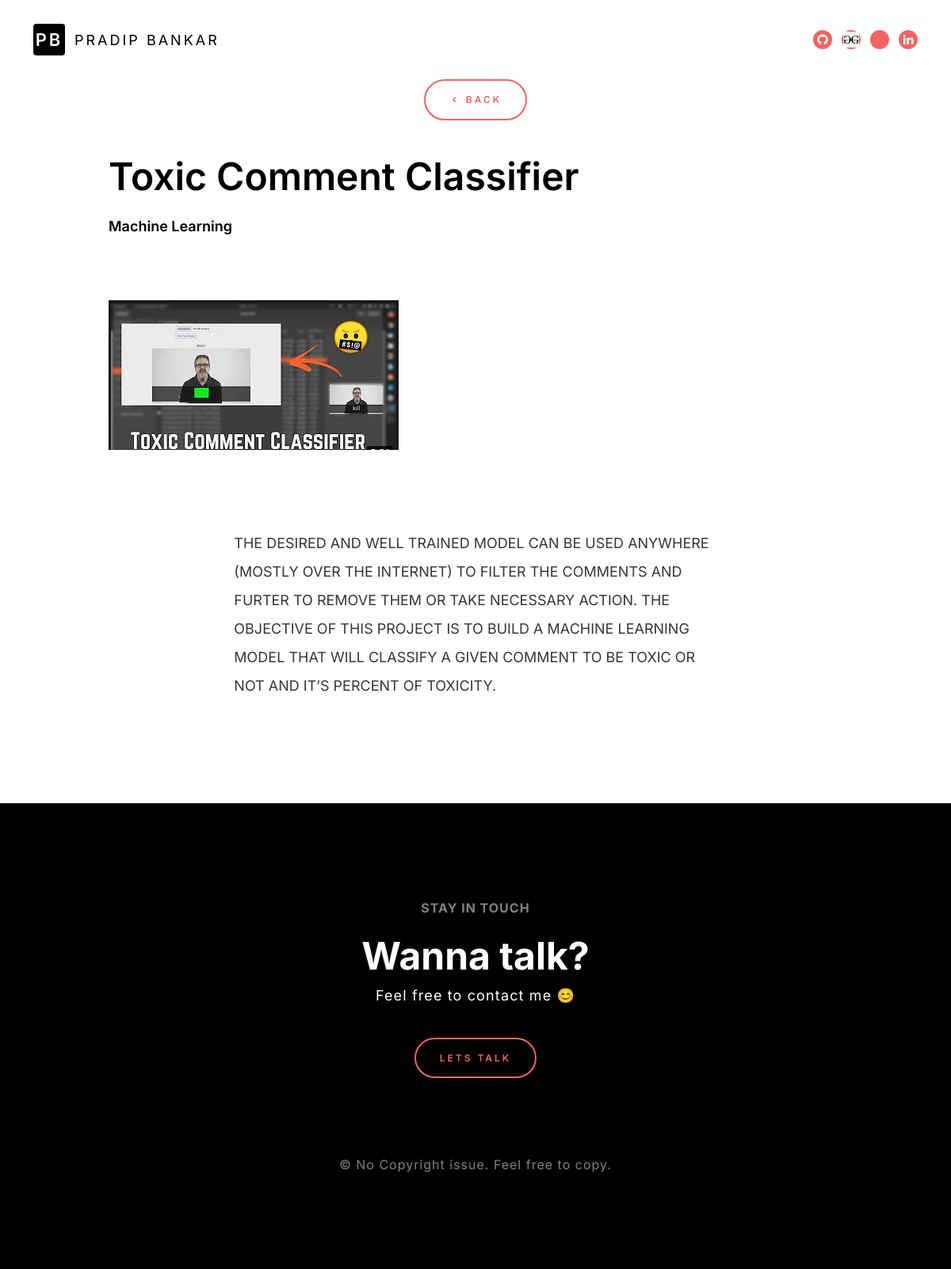
The app's page /works-setails/1 with its own data.
### cvhome/models.py (models this page shows)
class Project(models.Model):
    name = models.CharField(max_length=200, default="project 1")
    domain = models.CharField(max_length=200,default="Machine Learning")
    small_desc = models.TextField(default="small description")
    large_desc = models.TextField(default="large description")
    start_date = models.DateField()
    end_date = models.DateField()
    source_link = models.CharField(max_length=200, default="https://www.google.com")
    deployment_link = models.CharField(max_length=200, default="https://www.google.com")
    tags = models.CharField(max_length=700,default="MySQL,Python,ML,")
    project_banner = models.ImageField(upload_to="uploads/project/banners", default=None)
    screenshot1 = models.ImageField(upload_to="uploads/screenshots",null=True)
    screenshot2 = models.ImageField(upload_to="uploads/screenshots",null=True)
    screenshot3 = models.ImageField(upload_to="uploads/screenshots",null=True)
    screenshot4 = models.ImageField(upload_to="uploads/screenshots",null=True)
    visible_on_resume = models.BooleanField(default=True)
    visible_on_cv = models.BooleanField(default=True)

### cvhome/views.py (the view)
# urls.py: path('works-setails',views.work_detail,name="wd"),
def work_detail(request,id:int):
    project = Project.objects.get(id=id)
    data = {
        'project':project,
    }
    return render(request,'works-setails.html',data)

### templates/works-setails.html
{% extends 'base.html' %}
{% block content %}
<main class="ds-main-section">
<div class="container">
  <div class="ds-work-details-section">
      <div class="text-center">
        <a href="/" class="ds-button ds-arrow-button"><i class="ri-arrow-left-s-line"></i> BAck</a>
      </div>
      <div class="row justify-content-center">
        <div class="col-12 col-sm-12 col-md-10 col-lg-10 col-xl-10 col-xxl-10">
            <header class="ds-work-det-hed">
                <h1 class="ds-work-det-title">{{project.name}}</h1>
                <span class="ds-work-det-dep">{{project.domain}}</span>
            </header>
            <figure><img src="/{{project.project_banner}}"></figure>
            <div class="ds-work-content-sec">
                <div class="row justify-content-center">
                    <div class="col-12 col-sm-12 col-md-8 col-lg-8 col-xl-8 col-xxl-8">
                        {{project.large_desc|safe}}
                    </div>
                </div>
            </div>
        </div>
      </div>
  </div>
</div>
</main>
{% endblock content %}

### static/css/main.css (style rules this page uses)
html { font-family: 'Inter', sans-serif;background-color:#FFF }
body { font-family: 'Inter', sans-serif;overflow-x: hidden; background-color:#FFF; font-weight:400;font-style: normal; color:#373737; font-size:14px }
a,a:hover,a:focus,i,input,button,input:focus,.transition { text-decoration: none;outline: none;transition-delay: 0s;transition-duration: 0.4s;transition-property: all;transition-timing-function: ease;box-shadow: none; }
a { color: #000 }
img { max-width: 100%;border: none;outline: none;height: auto; }
h1,h2,h3,h4,h5,h6 { font-family: 'Inter', sans-serif; }
figure { margin: 0 }
svg,img { max-width: 100%; height: auto; }
.ds-button { display: inline-block; text-transform: uppercase;font-size: 12px;line-height: 13px;font-weight: 600;letter-spacing: 3px; color:#F26464; padding:17px 30px; border: 2px solid #F26464;border-radius: 60px; }
.ds-arrow-button i { display: inline-block; vertical-align: middle; }
.ds-work-det-hed { padding-top: 42px; padding-bottom: 80px; }
.ds-work-det-title { font-weight: 600; color:#000; font-size: 48px; margin-bottom: 20px; }
.ds-work-det-dep { display:block;font-weight: 600; color: #000; font-size: 18px; }
.ds-work-content-sec { padding: 100px 0; }
.ds-work-content-sec p { font-size: 18px; line-height: 36px; margin-bottom: 30px; }

### records on screen
Project: name "Toxic Comment Classifier", domain "Machine Learning", project_banner (picture), large_desc "THE DESIRED AND WELL TRAINED MODEL CAN BE USED ANYWHERE (MOSTLY OVER THE INTERNET) TO FILTER THE COMMENTS AND FURTER TO REMOVE THEM OR TAKE NECESSARY ACTION. THE OBJECTIVE OF THIS PROJECT IS TO BUILD A MACHINE LEARNING MODEL THAT WILL CLASSIFY A GIVEN COMMENT TO BE TOXIC OR NOT AND IT’S PERCENT OF TOXICITY."
